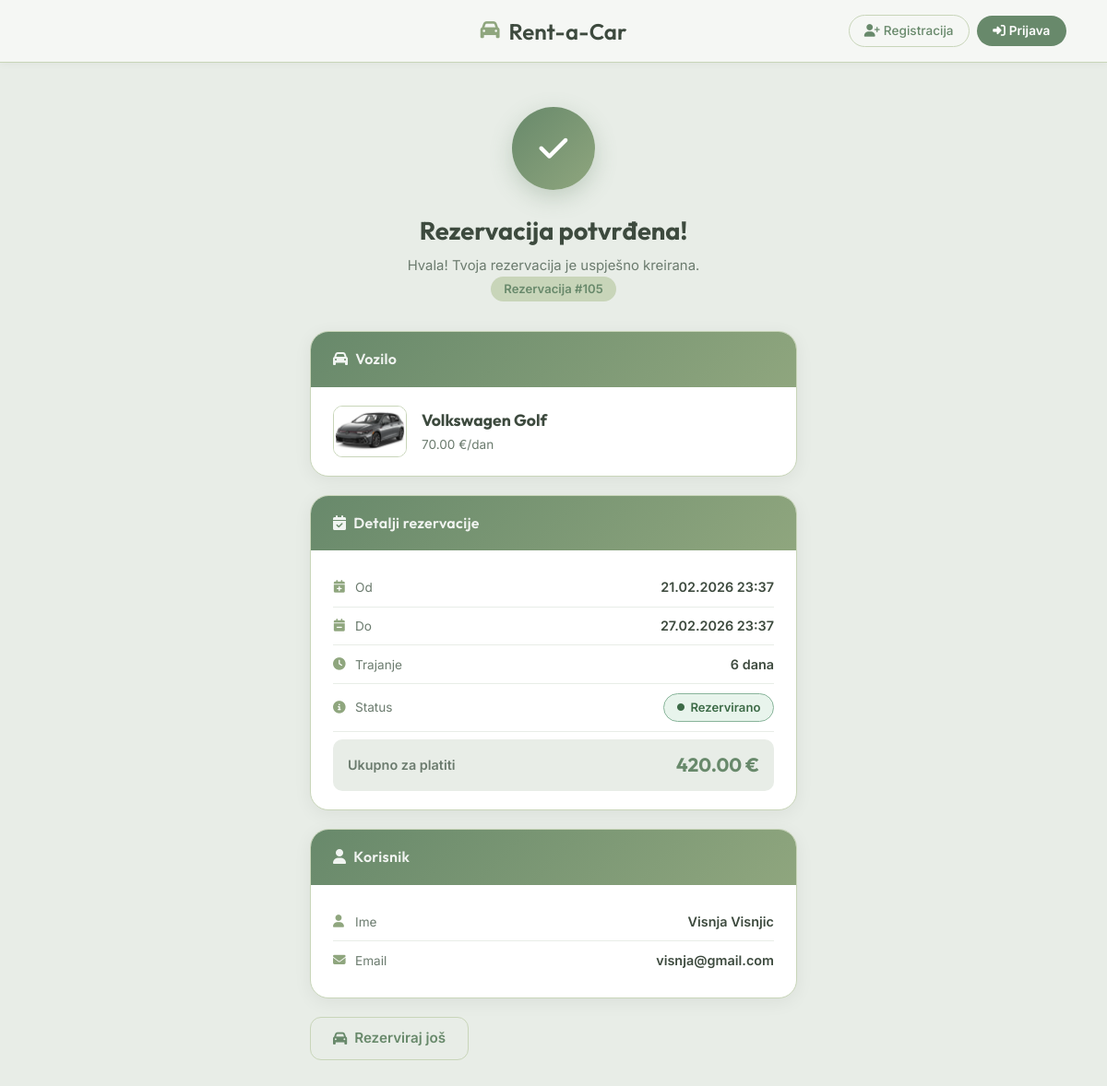
The app's page /potvrda_rezervacije.php?id=105 with its own data.
### tables this page shows
CREATE TABLE `rezervacije` (
  `IDRezervacija` int(11) NOT NULL,
  `VoziloID` int(11) NOT NULL,
  `KorisnikID` int(11) NOT NULL,
  `DatumRezervacije` datetime NOT NULL DEFAULT current_timestamp(),
  `DatumPocetka` datetime NOT NULL,
  `DatumZavrsetka` datetime NOT NULL,
  `UkupnaCijena` decimal(10,2) NOT NULL,
  `StatusRezervacije` varchar(20) DEFAULT 'aktivna',
  `AccountID` int(10) UNSIGNED DEFAULT NULL
);

CREATE TABLE `vozila_slike` (
  `IDSlika` int(11) NOT NULL,
  `VoziloID` int(11) NOT NULL,
  `PutanjaSlike` varchar(255) NOT NULL,
  `JeGlavna` tinyint(1) DEFAULT 0,
  `DatumDodavanja` timestamp NOT NULL DEFAULT current_timestamp()
);

CREATE TABLE `vozila` (
  `IDVozilo` int(11) NOT NULL,
  `Naziv` char(25) NOT NULL,
  `Model` char(25) DEFAULT NULL,
  `TipVozila` varchar(30) DEFAULT 'Limuzina',
  `CijenaKoristenjaDnevno` float NOT NULL,
  `Raspolozivost` enum('Dostupno','Nije dostupno','Rezervirano') NOT NULL DEFAULT 'Dostupno'
);

CREATE TABLE `korisnici` (
  `IDKorisnici` int(11) NOT NULL,
  `ImeKorisnika` char(25) NOT NULL,
  `PrezimeKorisnika` char(25) NOT NULL,
  `KontaktKorisnika` char(40) DEFAULT NULL
);

### potvrda_rezervacije.php (the view, shortened to what this page needs)
<!doctype html>
<?php
include('db__connection.php');
$id = intval($_GET['id'] ?? 0);
$stmt = mysqli_prepare($db, "
    SELECT r.*,
           k.ImeKorisnika, k.PrezimeKorisnika, k.KontaktKorisnika,
           v.Naziv AS VoziloNaziv, v.Model AS VoziloModel, v.CijenaKoristenjaDnevno,
           vs.PutanjaSlike
    FROM rezervacije r
    JOIN korisnici k  ON r.KorisnikID = k.IDKorisnici
    JOIN vozila v     ON r.VoziloID   = v.IDVozilo
    LEFT JOIN vozila_slike vs ON v.IDVozilo = vs.VoziloID AND vs.JeGlavna = 1
    WHERE r.IDRezervacija = ?
");
mysqli_stmt_bind_param($stmt, 'i', $id);
mysqli_stmt_execute($stmt);
$r = mysqli_fetch_assoc(mysqli_stmt_get_result($stmt));
$start    = new DateTime($r['DatumPocetka']);
$end      = new DateTime($r['DatumZavrsetka']);
$days     = max(1, $start->diff($end)->days);
?>
<html lang="hr">
<head>
    <link href="https://cdn.jsdelivr.net/npm/bootstrap@5.0.2/dist/css/bootstrap.min.css" rel="stylesheet">
    <link rel="stylesheet" href="https://cdnjs.cloudflare.com/ajax/libs/font-awesome/6.0.0/css/all.min.css">
</head>
<body>
<?php include('navigacija.php'); ?>
<div class="page-wrap">
    <div class="text-center mb-4">
        <div class="check-circle"><i class="fas fa-check"></i></div>
        <div class="conf-title">Rezervacija potvrđena!</div>
        <div class="conf-sub">
            Hvala! Tvoja rezervacija je uspješno kreirana.<br>
            <span class="conf-id">Rezervacija #<?= $r['IDRezervacija'] ?></span>
        </div>
    </div>
    <div class="conf-card">
        <div class="conf-card-header"><h6><i class="fas fa-car me-2"></i>Vozilo</h6></div>
        <div class="conf-card-body">
            <div class="vehicle-row">
                <?php if ($r['PutanjaSlike']): ?>
                    <img src="<?= htmlspecialchars($r['PutanjaSlike']) ?>" class="vehicle-img" alt="vozilo">
                <?php else: ?>
                    <div class="vehicle-img-placeholder"><i class="fas fa-car"></i></div>
                <?php endif; ?>
                <div>
                    <div class="vehicle-name"><?= htmlspecialchars($r['VoziloNaziv'] . ' ' . $r['VoziloModel']) ?></div>
                    <div class="vehicle-price"><?= number_format($r['CijenaKoristenjaDnevno'], 2) ?> €/dan</div>
                </div>
            </div>
        </div>
    </div>
    <div class="conf-card">
        <div class="conf-card-header"><h6><i class="fas fa-calendar-check me-2"></i>Detalji rezervacije</h6></div>
        <div class="conf-card-body">
            <div class="detail-row">
                <span class="detail-label"><i class="fas fa-calendar-plus"></i>Od</span>
                <span class="detail-value"><?= $start->format('d.m.Y H:i') ?></span>
            </div>
            <div class="detail-row">
                <span class="detail-label"><i class="fas fa-calendar-minus"></i>Do</span>
                <span class="detail-value"><?= $end->format('d.m.Y H:i') ?></span>
            </div>
            <div class="detail-row">
                <span class="detail-label"><i class="fas fa-clock"></i>Trajanje</span>
                <span class="detail-value"><?= $days ?> <?= $days === 1 ? 'dan' : 'dana' ?></span>
            </div>
            <div class="detail-row">
                <span class="detail-label"><i class="fas fa-info-circle"></i>Status</span>
                <span class="detail-value">
                    <span class="status-pill"><i class="fas fa-circle" style="font-size:.5rem;"></i>Rezervirano</span>
                </span>
            </div>
            <div class="total-row">
                <span class="total-label">Ukupno za platiti</span>
                <span class="total-value"><?= number_format($r['UkupnaCijena'], 2) ?> €</span>
            </div>
        </div>
    </div>
    <div class="conf-card">
        <div class="conf-card-header"><h6><i class="fas fa-user me-2"></i>Korisnik</h6></div>
        <div class="conf-card-body">
            <div class="detail-row">
                <span class="detail-label"><i class="fas fa-user"></i>Ime</span>
                <span class="detail-value"><?= htmlspecialchars($r['ImeKorisnika'] . ' ' . $r['PrezimeKorisnika']) ?></span>
            </div>
            <?php if ($r['KontaktKorisnika']): ?>
            <div class="detail-row">
                <span class="detail-label"><i class="fas fa-envelope"></i>Email</span>
                <span class="detail-value"><?= htmlspecialchars($r['KontaktKorisnika']) ?></span>
            </div>
            <?php endif; ?>
        </div>
    </div>
    <div class="d-flex gap-2 flex-wrap">
        <a href="index.php" class="btn-outline"><i class="fas fa-car"></i>Rezerviraj još</a>
    </div>
</div>
</body>
</html>

### potvrda_rezervacije.php (style rules this page uses)
:root { --bg:#E8EDE7;--white:#fff;--green:#68896B;--sage:#8FA67E;--light:#C8D5B9;--text:#3d4a3e;--muted:#6B7B6E; }
body { background:var(--bg);font-family:'Inter',sans-serif;min-height:100vh; }
.page-wrap { max-width:560px;margin:3rem auto;padding:0 1rem 3rem; }
.check-circle { width:90px;height:90px;border-radius:50%; background:linear-gradient(135deg,#68896B,#8FA67E); display:flex;align-items:center;justify-content:center; margin:0 auto 1.5rem; animation:popIn .55s cubic-bezier(.175,.885,.32,1.275) both; box-shadow:0 8px 24px rgba(104,137,107,.3); }
.check-circle i { color:#fff;font-size:2.2rem; }
.conf-title { font-family:'Outfit',sans-serif;font-size:1.7rem;font-weight:700;color:var(--text);text-align:center;margin-bottom:.4rem; }
.conf-sub { text-align:center;color:var(--muted);font-size:.93rem;margin-bottom:2rem; }
.conf-id { display:inline-block;background:var(--light);border-radius:20px;padding:.25rem .9rem;font-size:.82rem;font-weight:600;color:var(--green); }
.conf-card { background:var(--white);border-radius:20px;border:1px solid var(--light);overflow:hidden;box-shadow:0 4px 20px rgba(0,0,0,.06);margin-bottom:1.25rem; }
.conf-card-header { background:linear-gradient(135deg,#68896B,#8FA67E);padding:1.25rem 1.5rem;color:#fff; }
.conf-card-header h6 { margin:0;font-family:'Outfit',sans-serif;font-size:1rem;font-weight:600;opacity:.9;letter-spacing:.3px; }
.conf-card-body { padding:1.25rem 1.5rem; }
.vehicle-row { display:flex;align-items:center;gap:1rem; }
.vehicle-img { width:80px;height:56px;border-radius:10px;object-fit:cover;border:1px solid var(--light);flex-shrink:0; }
.vehicle-name { font-family:'Outfit',sans-serif;font-size:1.1rem;font-weight:700;color:var(--text); }
.vehicle-price { font-size:.85rem;color:var(--muted);margin-top:.15rem; }
.detail-row { display:flex;justify-content:space-between;align-items:center;padding:.6rem 0;border-bottom:1px solid var(--bg); }
.detail-row:last-child { border-bottom:none; }
.detail-label { font-size:.85rem;color:var(--muted);display:flex;align-items:center;gap:.5rem; }
.detail-label i { width:16px;color:var(--sage); }
.detail-value { font-size:.9rem;font-weight:600;color:var(--text); }
.total-row { background:var(--bg);border-radius:10px;padding:.8rem 1rem;display:flex;justify-content:space-between;align-items:center;margin-top:.5rem; }
.total-label { font-size:.9rem;font-weight:600;color:var(--muted); }
.total-value { font-size:1.3rem;font-weight:700;color:var(--green);font-family:'Outfit',sans-serif; }
.status-pill { display:inline-flex;align-items:center;gap:.4rem;background:#e8f4ec;border:1px solid #88B49A;border-radius:20px;padding:.3rem .85rem;font-size:.82rem;font-weight:600;color:#3d6b47; }
.btn-outline { background:none;color:var(--green);border:1.5px solid var(--light);border-radius:12px;padding:.7rem 1.5rem;font-weight:600;font-size:.95rem;text-decoration:none;display:inline-flex;align-items:center;gap:.5rem;transition:all .2s; }

### navigacija.php (style rules this page uses)
:root { --bg-primary: #F5F7F4; --bg-secondary: #E8EDE7; --text-primary: #3d4a3e; --text-secondary: #6B7B6E; --accent-green: #68896B; --accent-sage: #8FA67E; --accent-light: #C8D5B9; --white: #ffffff; --shadow-sm: 0 2px 8px rgba(0,0,0,0.04); --shadow-md: 0 4px 12px rgba(0,0,0,0.08); --transition: all 0.3s cubic-bezier(0.4,0,0.2,1); }
* { margin:0; padding:0; box-sizing:border-box; }
body { font-family:'Inter',-apple-system,sans-serif; background-color:var(--bg-secondary); }
html { scroll-behavior:smooth; }

### records on screen
rezervacije: IDRezervacija "105", vozila_slike.PutanjaSlike (picture), VoziloID.Model "Volkswagen Golf", VoziloID.CijenaKoristenjaDnevno "70.00", DatumPocetka "21.02.2026 23:37", DatumZavrsetka "27.02.2026 23:37", days "6", UkupnaCijena "420.00", KorisnikID.PrezimeKorisnika "Visnja Visnjic", KorisnikID.KontaktKorisnika "visnja@gmail.com"
